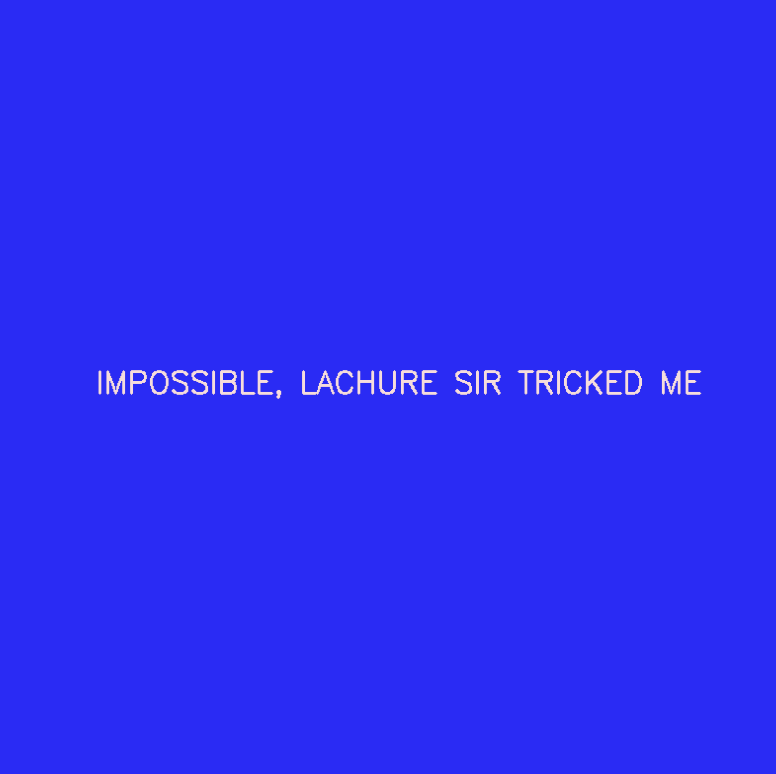
#> input picture Darshan_Mahale_MazeChallenge/impossible.png, 776 x 774 px
$ python solution_code.py
#> lines starting #> are read from the running program, lines starting #| are printed output that depends on the picture; after the words box and inside, x2 and y2 are one past the last pixel; in counts of white or black regions, pixels touching at a corner belong together
import cv2
import os
from collections import deque

MOD = 1000000007
final_product = 1

os.makedirs("answers", exist_ok=True)

maze_files = sorted(os.listdir("mazes"))

print("Found", len(maze_files), "mazes")

impossible_image = cv2.imread("impossible.png")
#> impossible_image is the input picture: shape (774, 776, 3); mean B, G, R 243.8, 44.3, 43.5

for maze_name in maze_files:

    print("Processing:", maze_name)

    image = cv2.imread(f"mazes/{maze_name}")
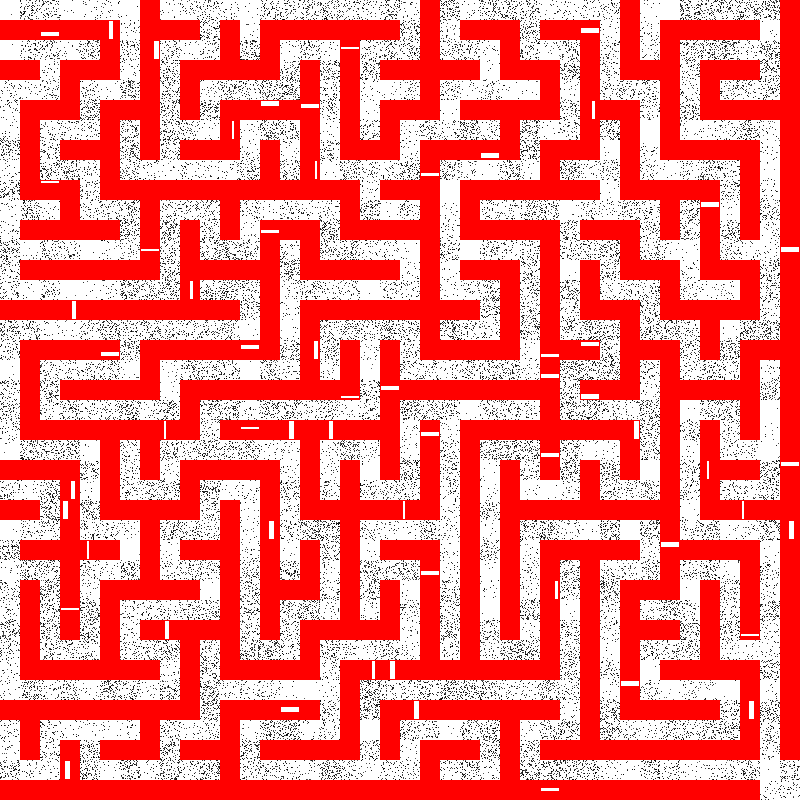
#> input picture Darshan_Mahale_MazeChallenge/mazes/maze_01.png, 800 x 800 px
#> image is the input picture: shape (800, 800, 3); mean B, G, R 116.1, 116.1, 241.7

    if image is None:
        print("Failed:", maze_name)
        continue

    cleaned = image.copy()

    mask = (
        (cleaned[:, :, 0] <= 100) &
        (cleaned[:, :, 1] <= 100) &
        (cleaned[:, :, 2] <= 100)
    )
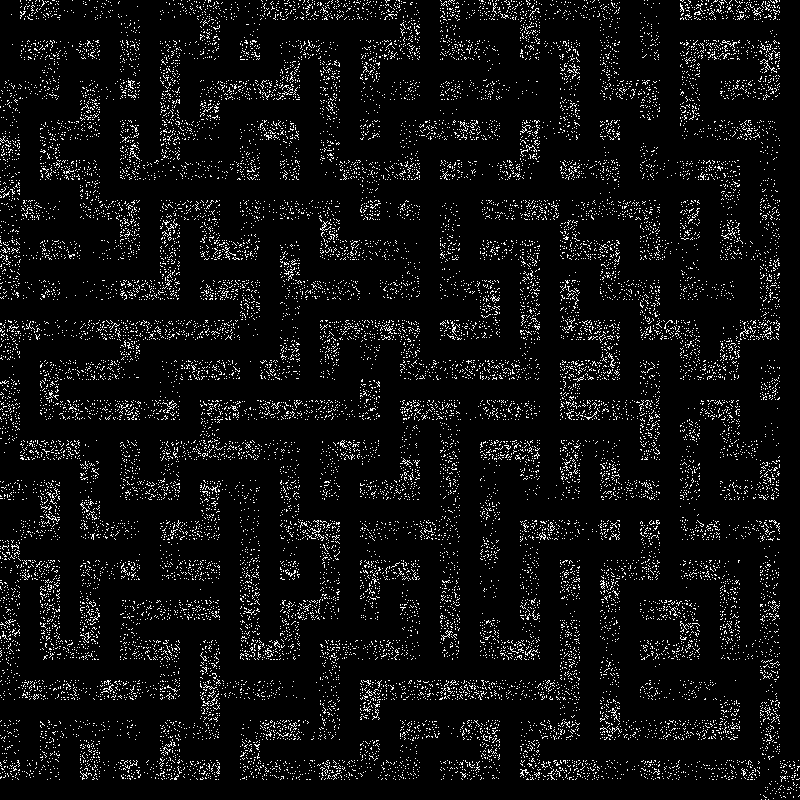
#> mask: shape (800, 800) bool; 6.5% white in thin lines or dots

    cleaned[mask] = [255, 255, 255]
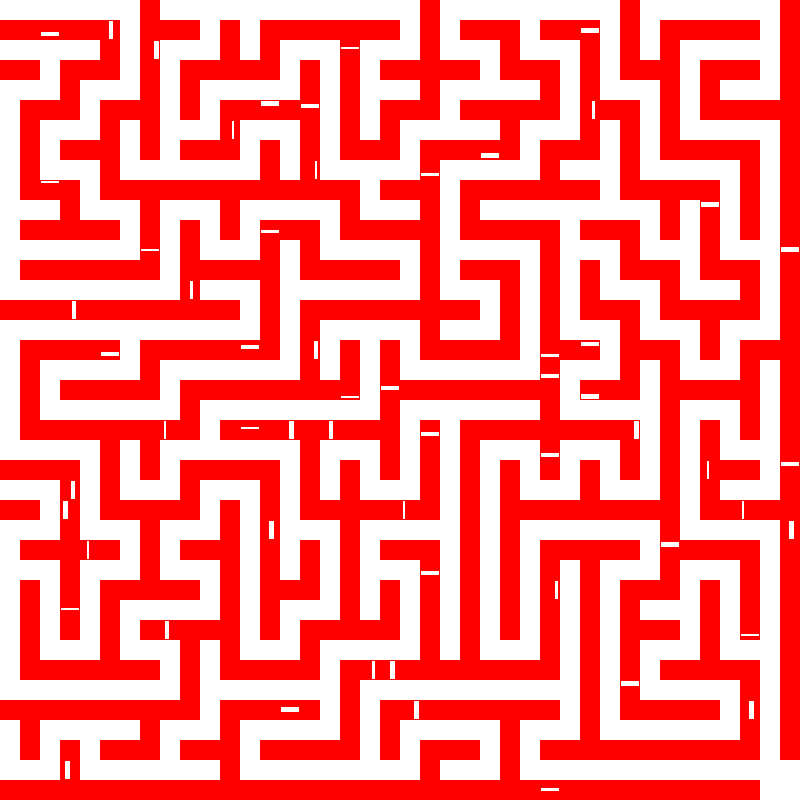
#> cleaned: shape (800, 800, 3); 6.49% of pixels changed, all inside (x1, y1, x2, y2) = (0, 0, 800, 800)

    maze = []

    for row in range(40):

        maze_row = []

        for col in range(40):

            cell = cleaned[
                row * 20:(row + 1) * 20,
                col * 20:(col + 1) * 20
            ]

            red_pixels = (
                (cell[:, :, 0] == 0) &
                (cell[:, :, 1] == 0) &
                (cell[:, :, 2] == 255)
            ).sum()

            if red_pixels > 200:
                maze_row.append(1)
            else:
                maze_row.append(0)

        maze.append(maze_row)
#> after the loop, maze = 40 items

    start = (0, 0)
    goal = (39, 39)

    queue = deque([start])

    visited = {start}

    parent = {}

    found = False

    while queue:

        current = queue.popleft()

        if current == goal:
            found = True
            break

        row, col = current

        neighbors = [
            (row - 1, col),
            (row + 1, col),
            (row, col - 1),
            (row, col + 1)
        ]

        for nr, nc in neighbors:

            if not (0 <= nr < 40 and 0 <= nc < 40):
                continue

            if maze[nr][nc] == 1:
                continue

            if (nr, nc) in visited:
                continue

            visited.add((nr, nc))
            parent[(nr, nc)] = current

            queue.append((nr, nc))

    path = []

    if found:

        current = goal

        while current != start:
            path.append(current)
            current = parent[current]

        path.append(start)

        path.reverse()

        path_length = len(path)

        print("Path length:", path_length)

        final_product = (final_product * path_length) % MOD

        for row, col in path:

            top = row * 20
            left = col * 20

            cleaned[
                top:top + 20,
                left:left + 20
            ] = [0, 255, 0]
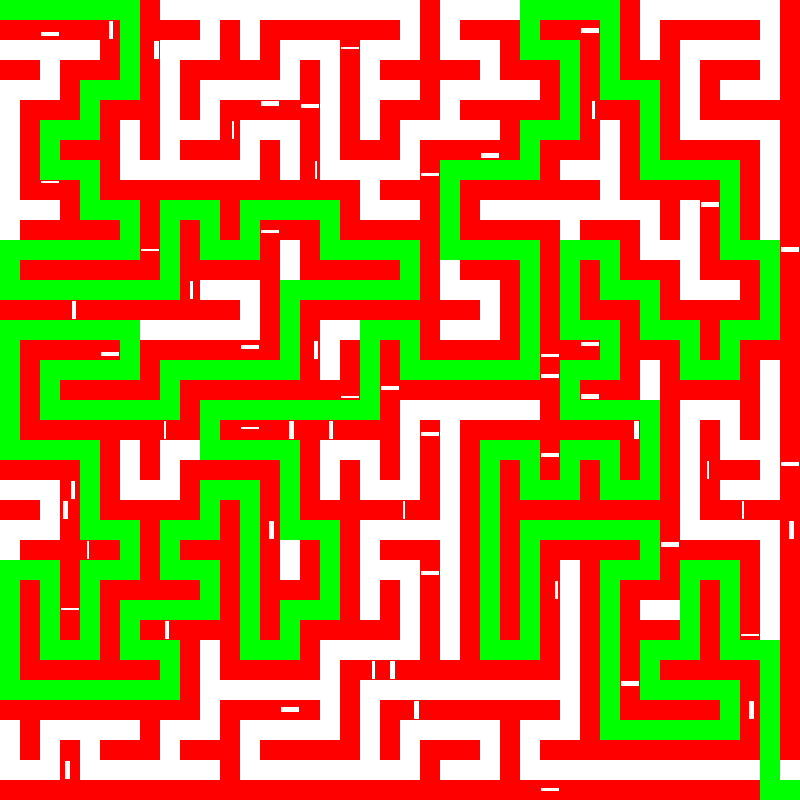
#> cleaned: shape (800, 800, 3); mean B, G, R 64.5, 129.4, 190.1

        output_image = cleaned

    else:

        print("IMPOSSIBLE")

        output_image = impossible_image

    output_path = f"answers/{maze_name}"

    cv2.imwrite(output_path, output_image)

    print("Saved:", output_path)
#> pass 2 of the loop `for maze_name in maze_files:`:
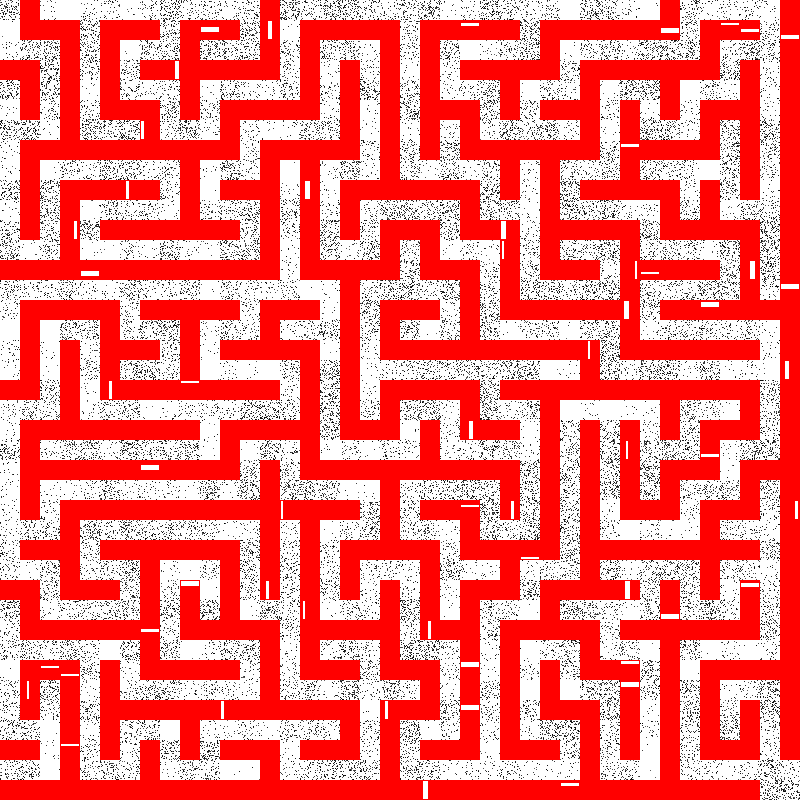
#> input picture Darshan_Mahale_MazeChallenge/mazes/maze_02.png, 800 x 800 px
#> image is the input picture: shape (800, 800, 3); mean B, G, R 116, 116, 241.8
#> `mask = ( (cleaned[:, :, 0] <= 100) & (cleaned[:, :, 1] <= 100) & (clea..`:
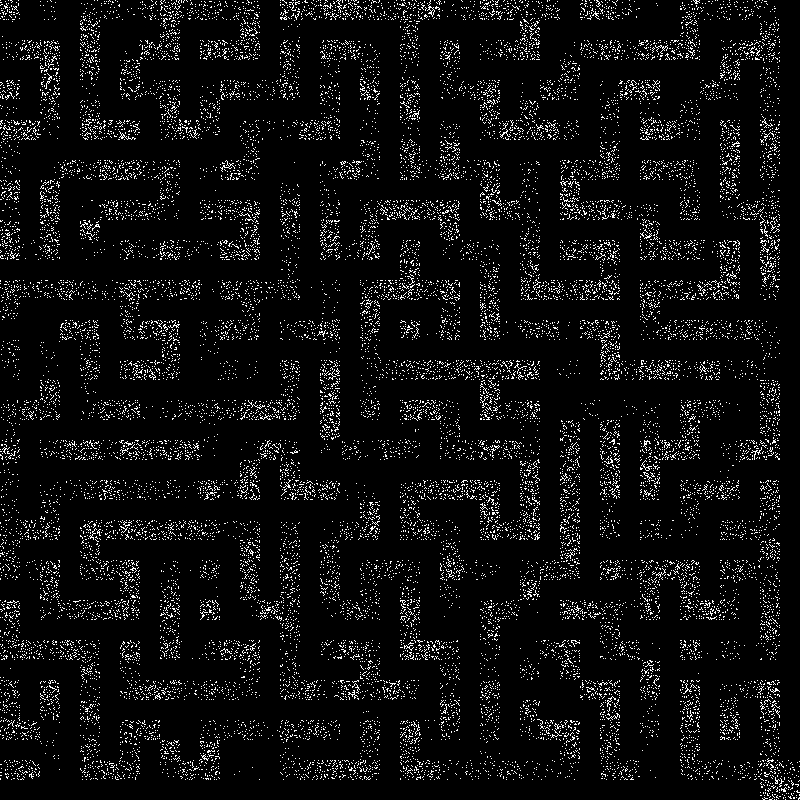
#> mask: shape (800, 800) bool; 6.4% white in thin lines or dots
#> after the loop `for row, col in path:`:
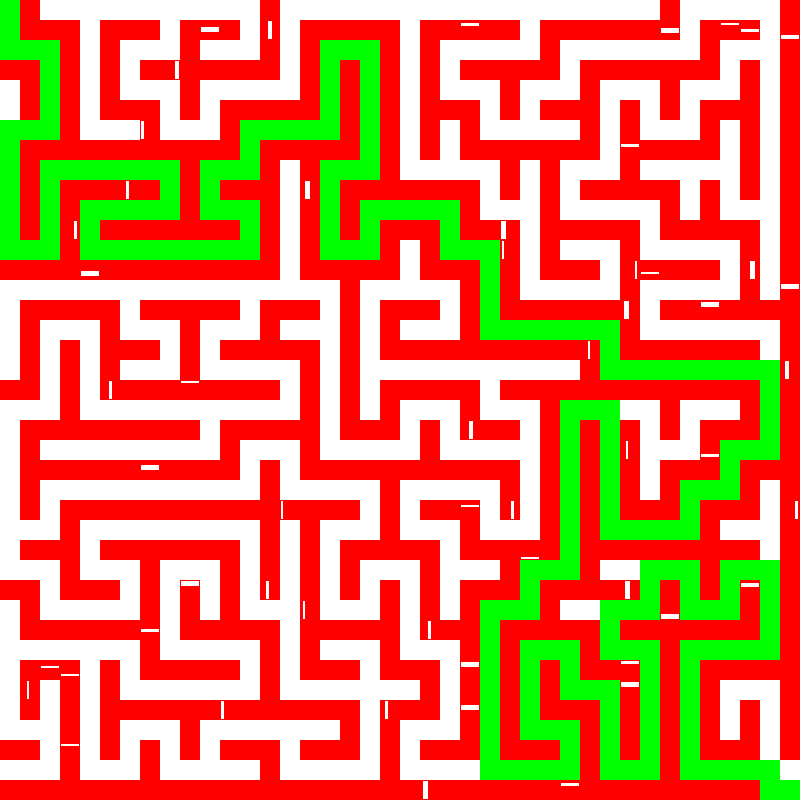
#> cleaned: shape (800, 800, 3); mean B, G, R 93.6, 129.2, 219.5
#> pass 3 of the loop `for maze_name in maze_files:`:
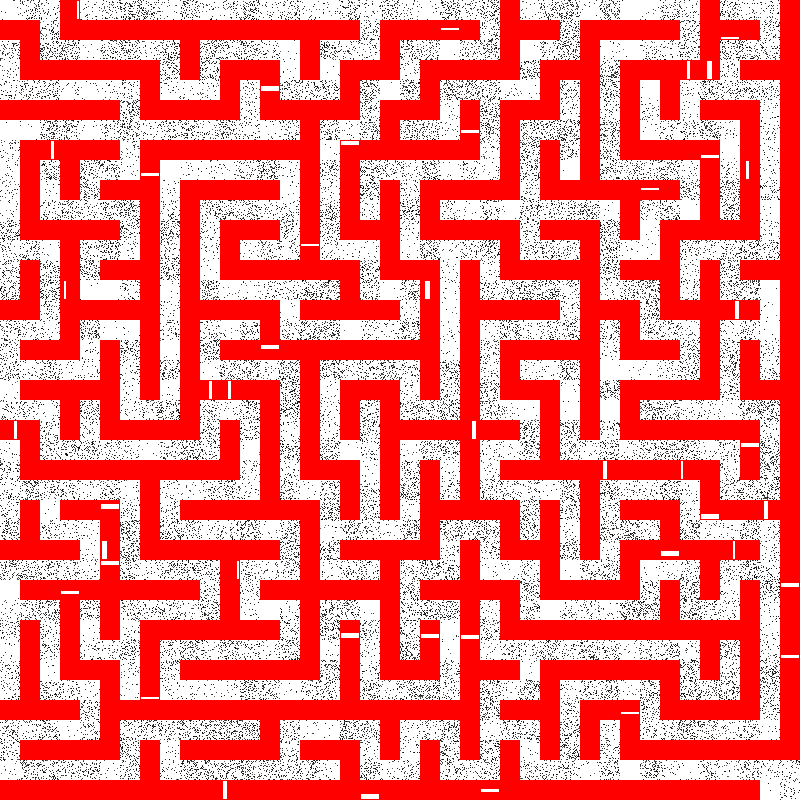
#> input picture Darshan_Mahale_MazeChallenge/mazes/maze_03.png, 800 x 800 px
#> image is the input picture: shape (800, 800, 3); mean B, G, R 115.3, 115.3, 241.4
#> `mask = ( (cleaned[:, :, 0] <= 100) & (cleaned[:, :, 1] <= 100) & (clea..`:
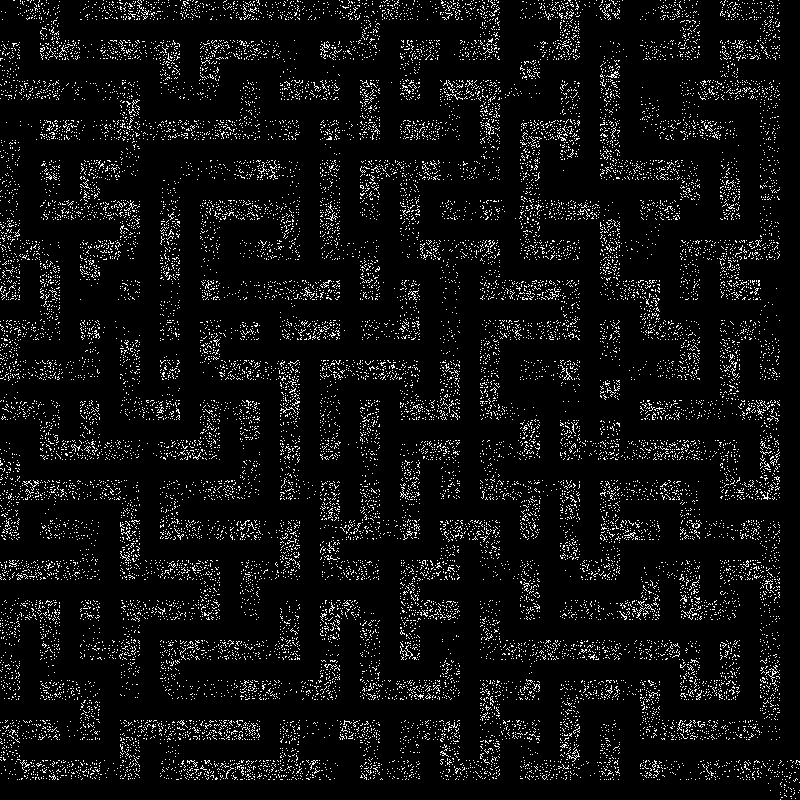
#> mask: shape (800, 800) bool; 6.6% white in thin lines or dots
#> after the loop `for row, col in path:`:
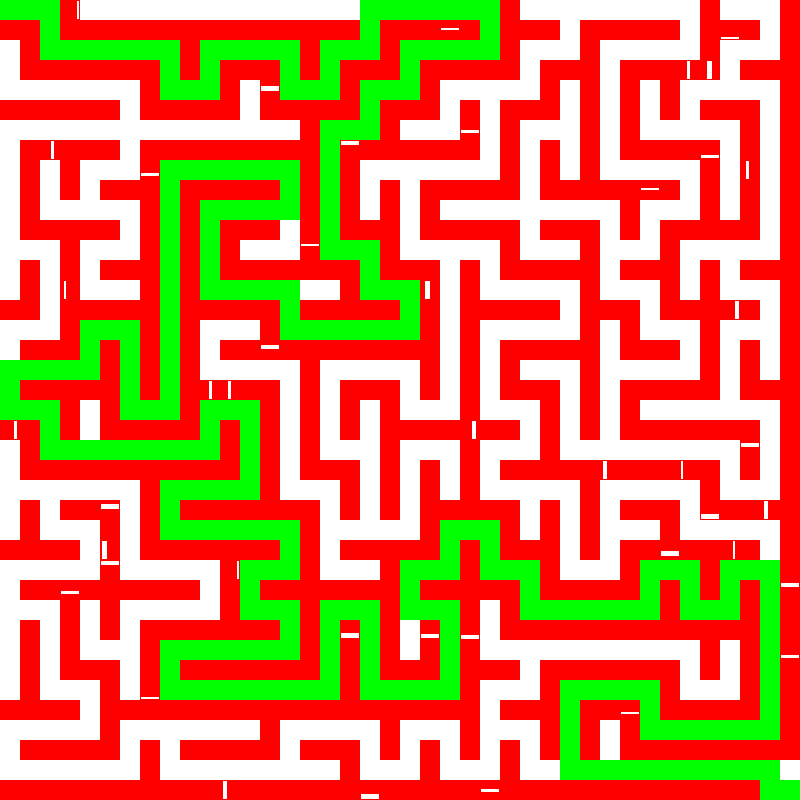
#> cleaned: shape (800, 800, 3); mean B, G, R 86.3, 128.9, 212.4

with open("password.txt", "w") as f:
    f.write(str(final_product))

print()
print("FINAL PASSWORD =", final_product)
print("password.txt created")
print("DONE")
